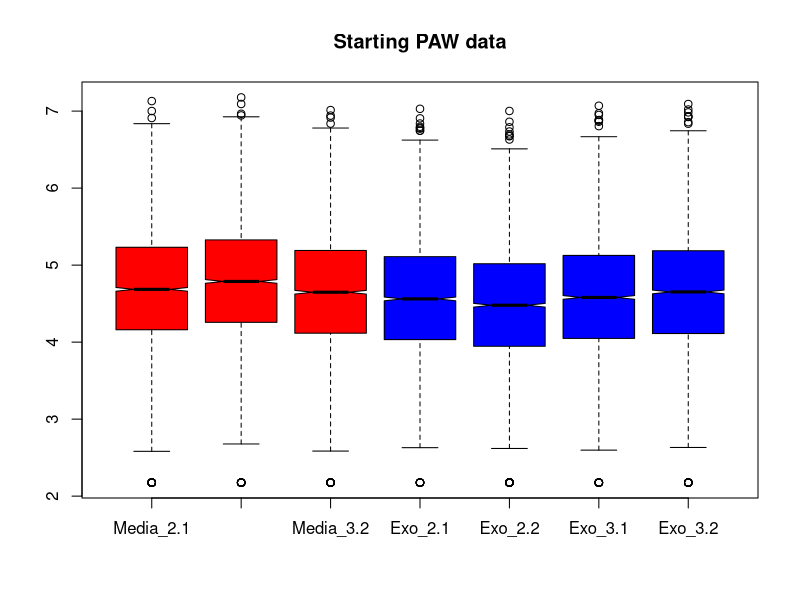
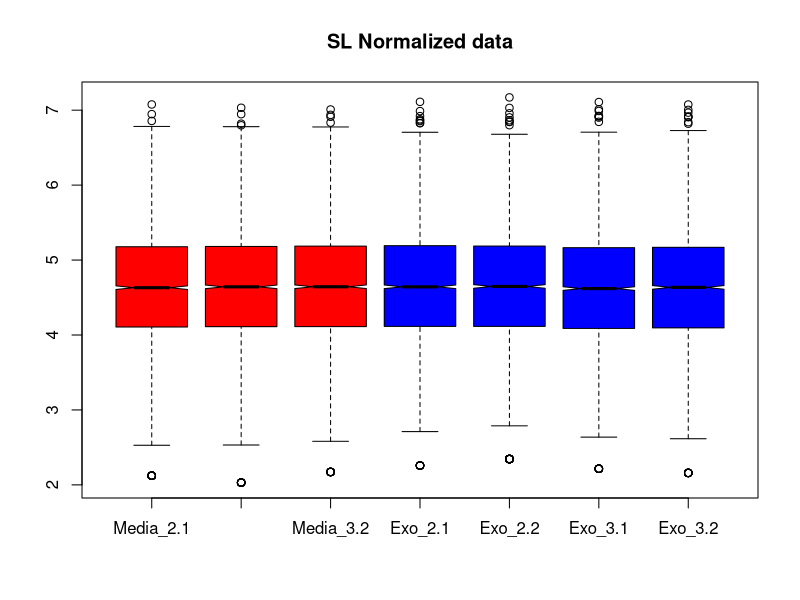
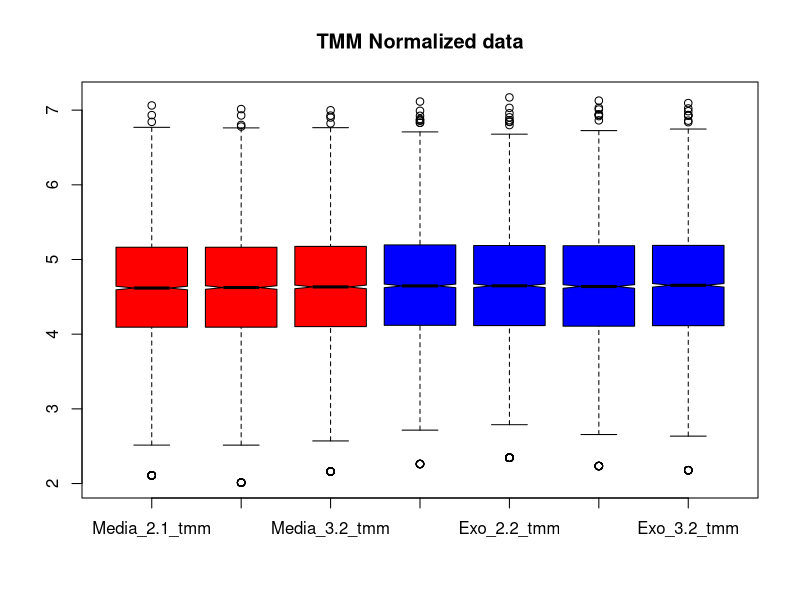
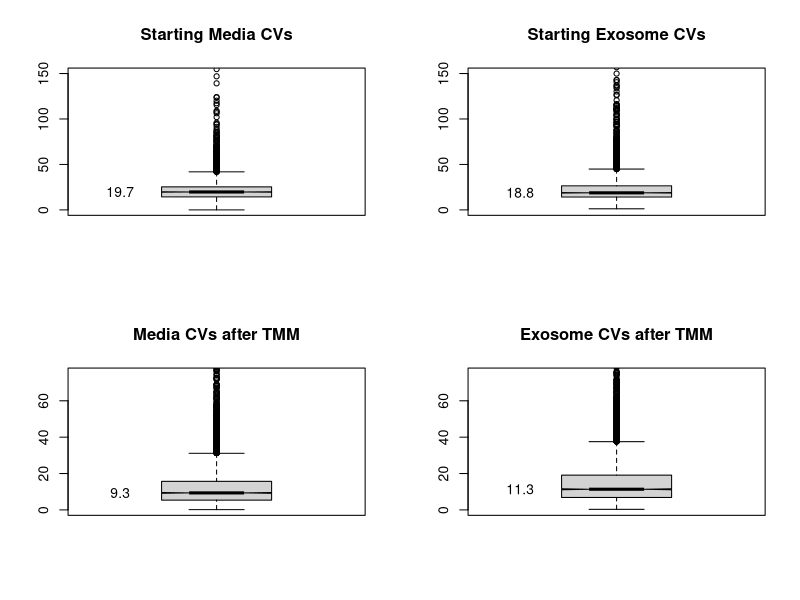
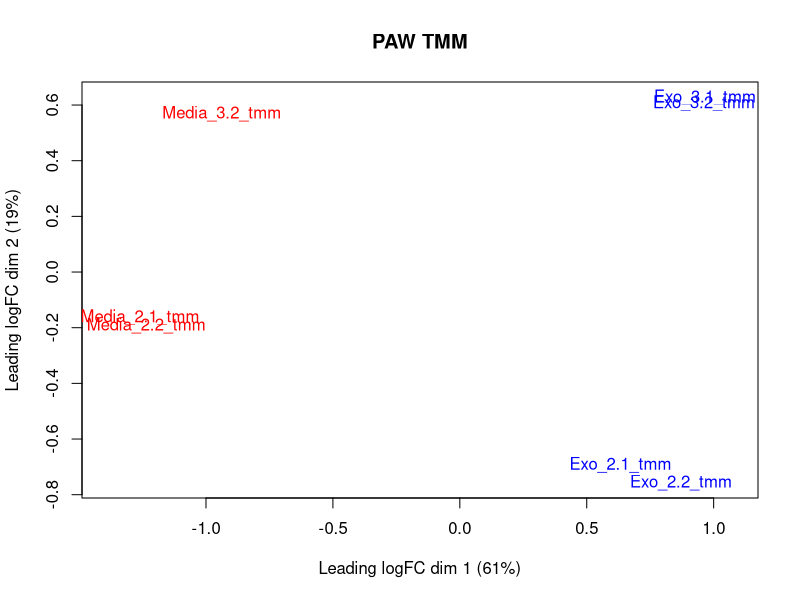
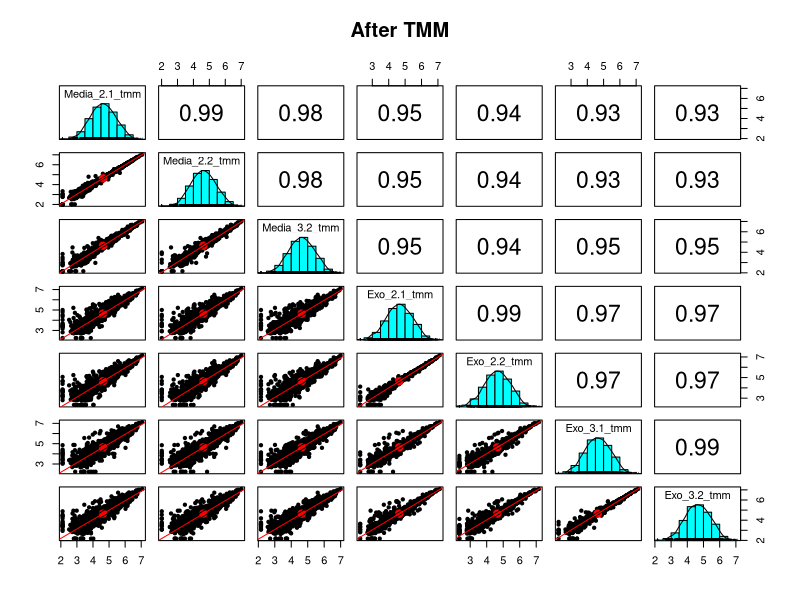
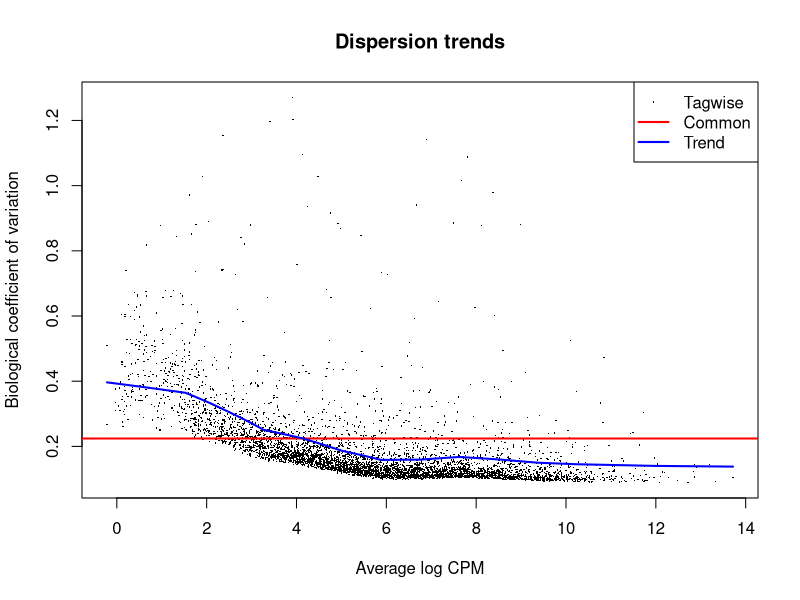
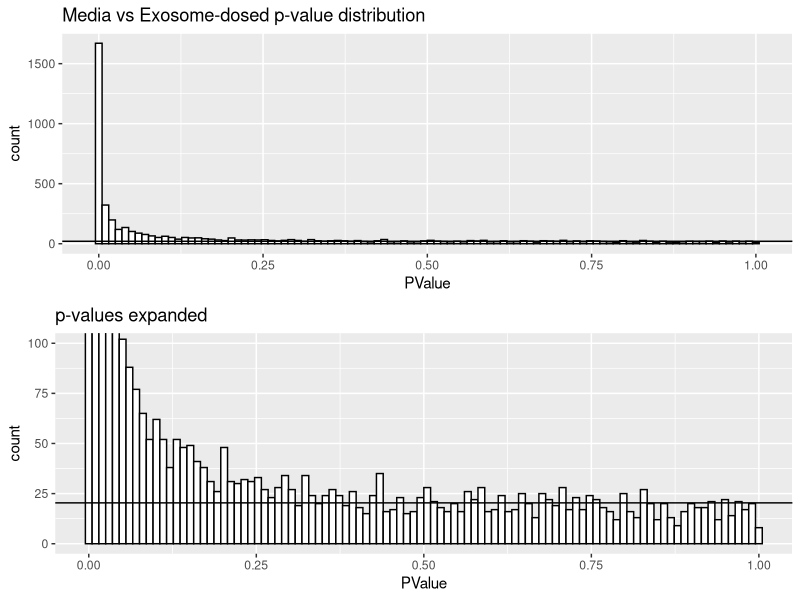

Generate these figures, in order, with R:

# load libraries
library("tidyverse")
library("psych")
library("gridExtra")
library("scales")
library("limma") 
library("edgeR") 

# read the grouped protein summary file
paw_raw <- read_tsv("grouped_protein_summary_TMT_8_sorted.txt", skip = 4,
                    n_max = 5427, guess_max = 5427)

# extract protein accession column and TMT data
# need to exclude any rows with an entry in "Filter" column
# there are also 4 unused channels (of 11-plex slots)
paw_tmt <- paw_raw %>% 
  filter(., is.na(Filter)) %>%
  select(Accession, starts_with("TotInt_")) %>%
  select(-contains("127N"), -contains("128N"), -contains("130N"), -contains("131C"))

# separate accessions from the data
accession <- paw_tmt$Accession
paw_tmt <- paw_tmt %>% select(-Accession)

# rename the columns and gather the conditions
colnames(paw_tmt) <- c("Media_2.1", "Exo_2.1", "Exo_2.2", "Media_2.2",
                      "Exo_3.1", "Exo_3.2", "Media_3.2")
paw_tmt <- paw_tmt %>% select(contains("Media"), contains("Exo"))

head(paw_tmt)
nrow(paw_tmt)

counts <- 1:nrow(paw_tmt) # create vector of appropriate length
for(i in 1:nrow(paw_tmt)){
    # TRUE will be coerced to 1 for the summing
    counts[i] <- sum(paw_tmt[i, ] == 150)
}
table(counts) # create the summary

# let's see what the starting data look like
color = c(rep("red", 3), rep("blue", 4))
boxplot(log10(paw_tmt), col = color, notch = TRUE, main = "Starting PAW data")

SL_Norm <- function(df, color = NULL, plot = TRUE) {
    # This makes each channel sum to the average grand total
        # df - data frame of TMT intensities
        # returns a new data frame with normalized values
    
    # compute scaling factors to make colsums match the average sum
    norm_facs <- mean(c(colSums(df))) / colSums(df)
    cat("SL Factors:\n", sprintf("%-5s -> %f\n", colnames(df), norm_facs))
    df_sl  <- sweep(df, 2, norm_facs, FUN = "*")
    
    # visualize results and return data frame
    if(plot == TRUE) {
        boxplot(log10(df_sl), col = color, notch = TRUE, main = "SL Normalized data")
    }
    df_sl
}

# SL norm the tmt data
paw_tmt_sl <- SL_Norm(paw_tmt, color)

print("Before:")
format(round(colSums(paw_tmt), digits = 0), big.mark = ",")
print("After:")
format(round(colSums(paw_tmt_sl), digits = 0), big.mark = ",")

# load data into DGEList object
group <- c(rep("media", 3), rep("exosome", 4))
y <- DGEList(counts = paw_tmt, group = group, genes = accession)
y$samples

# run the TMM normalization
y <- calcNormFactors(y)

# check what happened to the normalization factors
y$samples

apply_tmm_factors <- function(y, color = NULL, plot = TRUE) {
    # computes the tmm normalized data from the DGEList object
        # y - DGEList object
        # returns a dataframe with normalized intensities
    
    # compute grand total (library size) scalings
    lib_facs <- mean(y$samples$lib.size) / y$samples$lib.size

    # the TMM factors are library adjustment factors (so divide by them)
    norm_facs <- lib_facs / y$samples$norm.factors
    cat("Overall Factors (lib.size+TMM):\n", sprintf("%-5s -> %f\n", 
                                                     colnames(y$counts), norm_facs))

    # compute the normalized data as a new data frame
    tmt_tmm <- as.data.frame(sweep(y$counts, 2, norm_facs, FUN = "*"))
    colnames(tmt_tmm) <- str_c(colnames(y$counts), "_tmm")
    
    # visualize results and return data frame
    if(plot == TRUE) {
        boxplot(log10(tmt_tmm), col = color, notch = TRUE, main = "TMM Normalized data")
    }
    tmt_tmm
}

# get the normalized data values
paw_tmt_tmm <- apply_tmm_factors(y, color)

head(paw_tmt_tmm)

print("After TMM:")
format(round(colSums(paw_tmt_tmm), digits = 0), big.mark = ",")

# define variables for the columns in each condition
M <- 1:3
E <- 4:7

CV <- function(df) {
    # Computes CVs of data frame rows
        # df - data frame, 
        # returns vector of CVs (%)
    ave <- rowMeans(df)    # compute averages
    sd <- apply(df, 1, sd) # compute standard deviations
    cv <- 100 * sd / ave   # compute CVs in percent (last thing gets returned)
}

labeled_boxplot <- function(df, ylim, title) {
    # Makes a box plot with the median value labeled
        # df - data frame with data to compute CVs of
        # ylim - upper limit for y-axis
        # title - plot title
    cv = CV(df)
    boxplot(cv, ylim = c(0, ylim), notch = TRUE, main = title)
    text(x = 0.65, y = boxplot.stats(cv)$stats[3], 
         labels = round(boxplot.stats(cv)$stats[3], 1))
}

# compare CV distributions
par(mfrow = c(2, 2))
labeled_boxplot(paw_tmt[M], ylim = 150, title = "Starting Media CVs")
labeled_boxplot(paw_tmt[E], ylim = 150, title = "Starting Exosome CVs")
labeled_boxplot(paw_tmt_tmm[M], ylim = 75, title = "Media CVs after TMM")
labeled_boxplot(paw_tmt_tmm[E], ylim = 75, title = "Exosome CVs after TMM")
par(mfrow = c(1, 1))

# see how things cluster after we have normalized data
plotMDS(log2(paw_tmt_tmm), col = c(rep("red", 3), rep("blue", 4)), main = "PAW TMM")

# scatter plots within groups and betwen groups
pairs.panels(log10(paw_tmt_tmm), lm = TRUE, main = "After TMM")

# we need to get dispersion estimates
y <- estimateDisp(y)
plotBCV(y, main = "Dispersion trends")

collect_results <- function(df, tt, x, xlab, y, ylab) {
    # Computes new columns and extracts some columns to make results frame
        # df - data in data.frame
        # tt - top tags from edgeR test
        # x - columns for first condition
        # xlab - label for x
        # y - columns for second condition
        # ylab - label for y
        # returns a new dataframe
    
    # condition average vectors
    ave_x <- rowMeans(df[x])
    ave_y <- rowMeans(df[y])
    
    # FC, direction, candidates
    fc <- ifelse(ave_y > ave_x, (ave_y / ave_x), (-1 * ave_x / ave_y))
    direction <- ifelse(ave_y > ave_x, "up", "down")
    candidate <- cut(tt$FDR, breaks = c(-Inf, 0.01, 0.05, 0.10, 1.0), 
                     labels = c("high", "med", "low", "no"))

    # make data frame
    temp <- cbind(df[c(x, y)], data.frame(logFC = tt$logFC, FC = fc, 
                                          PValue = tt$PValue, FDR = tt$FDR, 
                                          ave_x = ave_x, ave_y = ave_y, 
                                          direction = direction, candidate = candidate, 
                                          Acc = tt$genes)) 
    
    # fix column headers for averages
    names(temp)[names(temp) %in% c("ave_x", "ave_y")]  <- str_c("ave_", c(xlab, ylab))    
    
    temp # return the data frame
}

# compute the exact test models, p-values, FC, etc.
et <- exactTest(y, pair = c("media", "exosome"))

# make the results table 
tt <- topTags(et, n = Inf, sort.by = "none")$table
med_exo <- collect_results(paw_tmt_tmm, tt, M, "med", E, "exo")

pvalue_plots <- function(results, ylim, title) {
    # Makes p-value distribution plots
        # results - results data frame
        # ylim - ymax for expanded view
        # title - plot title
    p_plot <- ggplot(results, aes(PValue)) + 
        geom_histogram(bins = 100, fill = "white", color = "black") +
        geom_hline(yintercept = mean(hist(results$PValue, breaks = 100, 
                                     plot = FALSE)$counts[26:100]))

    # we will need an expanded plot
    p1 <- p_plot + ggtitle(str_c(title, " p-value distribution"))
    p2 <- p_plot + coord_cartesian(xlim = c(0, 1.0), ylim = c(0, ylim)) + 
        ggtitle("p-values expanded")
    grid.arrange(p1, p2, nrow = 2) # from gridExtra package
}

# check the p-value distrubution
pvalue_plots(med_exo, 100, "Media vs Exosome-dosed")

# see how many up and down candidates (10% FDR)
summary(decideTests(et, p.value = 0.10))

# see which proteins have the smallest p-values
topTags(et)$table

# see how many candidates are in each category
med_exo %>% count(candidate)

log2FC_plots <- function(results, range, title) {
    # Makes faceted log2FC plots by candidate
        # results - results data frame
        # range - plus/minus log2 x-axis limits
        # title - plot title
    ggplot(results, aes(x = logFC, fill = candidate)) +
        geom_histogram(binwidth=0.1, color = "black") +
        facet_wrap(~candidate) +
        ggtitle(title) + 
        coord_cartesian(xlim = c(-range, range))
}

# can look at log2FC distributions as a check
log2FC_plots(med_exo, 3, "LogFC by candidate for Media vs Exosome-dosed")

transform <- function(results, x, y) {
    # Make data frame with some transformed columns
        # results - results data frame
        # x - columns for x condition
        # y - columns for y condition
        # return new data frame
    df <- data.frame(log10((results[x] + results[y])/2), 
                     log2(results[y] / results[x]), 
                     results$candidate,
                     -log10(results$FDR))
    colnames(df) <- c("A", "M", "candidate", "P")
    
    df # return the data frame
}

MA_plots <- function(results, x, y, title, make_facet = TRUE) {
    # makes MA-plot DE candidate ggplots
        # results - data frame with edgeR results and some condition average columns
        # x - string for x-axis column
        # y - string for y-axis column
        # title - title string to use in plots
        # make_facet - flag to plot facet views
        # returns a list of plots 
    
    # uses transformed data
    temp <- transform(results, x, y)
    
    # 2-fold change lines
    ma_lines <- list(geom_hline(yintercept = 0.0, color = "black"),
                     geom_hline(yintercept = 1.0, color = "black", linetype = "dotted"),
                     geom_hline(yintercept = -1.0, color = "black", linetype = "dotted"))

    # make main MA plot
    ma <- ggplot(temp, aes(x = A, y = M)) +
        geom_point(aes(color = candidate, shape = candidate)) +
        scale_y_continuous(paste0("logFC (", y, "/", x, ")")) +
        scale_x_continuous("Ave_intensity") +
        ggtitle(title) + 
        ma_lines
    
    # make separate MA plots
    if (make_facet == TRUE) {
        ma_facet <- ggplot(temp, aes(x = A, y = M)) +
            geom_point(aes(color = candidate, shape = candidate)) +
            scale_y_continuous(paste0("log2 FC (", y, "/", x, ")")) +
            scale_x_continuous("log10 Ave_intensity") +
            ma_lines +
            facet_wrap(~ candidate) +
            ggtitle(str_c(title, " (separated)"))
    }

    # make the plots visible
    print(ma)
    if (make_facet == TRUE) {
        print(ma_facet)
    }
}    

# MA plots of DE candidates
MA_plots(med_exo, "ave_med", "ave_exo", "Media versus exosome-dosed")

scatter_plots <- function(results, x, y, title, make_facet = TRUE) {
    # makes scatter-plot DE candidate ggplots
        # results - data frame with edgeR results and some condition average columns
        # x - string for x-axis column
        # y - string for y-axis column
        # title - title string to use in plots
        # make_facet - flag to plot facet views
        # returns a list of plots
    
    # 2-fold change lines
    scatter_lines <- list(geom_abline(intercept = 0.0, slope = 1.0, color = "black"),
                          geom_abline(intercept = 0.301, slope = 1.0, color = "black", linetype = "dotted"),
                          geom_abline(intercept = -0.301, slope = 1.0, color = "black", linetype = "dotted"),
                          scale_y_log10(),
                          scale_x_log10())

    # make main scatter plot
    scatter <- ggplot(results, aes_string(x, y)) +
        geom_point(aes(color = candidate, shape = candidate)) +
        ggtitle(title) + 
        scatter_lines

    # make separate scatter plots
    if (make_facet == TRUE) {
        scatter_facet <- ggplot(results, aes_string(x, y)) +
            geom_point(aes(color = candidate, shape = candidate)) +
            scatter_lines +
            facet_wrap(~ candidate) +
            ggtitle(str_c(title, " (separated)")) 
    }

    # make the plots visible
    print(scatter)
    if (make_facet == TRUE) {
        print(scatter_facet)
    }
}

scatter_plots(med_exo, "ave_med", "ave_exo", "Media versus exosome-dosed")

volcano_plot <- function(results, x, y, title, ymax) {
    # makes a volcano plot
        # results - a data frame with edgeR results
        # x - string for the x-axis column
        # y - string for y-axis column
        # ymax - upper limit for y-axis
        # title - plot title string
    
    # uses transformed data
    temp <- transform(results, x, y)
    
    # build the plot
    ggplot(temp, aes(x = M, y = P)) +
        geom_point(aes(color = candidate, shape = candidate)) +
        xlab("log2 FC") +
        ylab("-log10 FDR") +
        coord_cartesian(xlim = c(-5, 5), ylim = c(0, ymax)) + 
        ggtitle(str_c(title, " Volcano Plot"))
}

# finally, a volcano plot
volcano_plot(med_exo, "ave_med", "ave_exo", "Media versus exosome-dosed", 50)

# function to extract the identifier part of the accesssion
get_identifier <- function(accession) {
    identifier <- str_split(accession, "\\|", simplify = TRUE)
    identifier[,3]
}

set_plot_dimensions <- function(width_choice, height_choice) {
    options(repr.plot.width=width_choice, repr.plot.height=height_choice)
}

plot_top_tags <- function(results, nleft, nright, top_tags) {
    # results should have data first, then test results (two condition summary table)
    # nleft, nright are number of data points in each condition
    # top_tags is number of up and number of down top DE candidates to plot
    # get top up-regulated
    up <- results %>% 
        filter(logFC >= 0) %>%
        arrange(FDR)
    up <- up[1:top_tags, ]
    
    # get top down-regulated
    down <- results %>% 
        filter(logFC < 0) %>%
        arrange(FDR)
    down <- down[1:top_tags, ]
    
    # pack them
    proteins <- rbind(up, down)
        
    color = c(rep("red", nleft), rep("blue", nright))
    for (row_num in 1:nrow(proteins)) {
        row <- proteins[row_num, ]
        vec <- as.vector(unlist(row[1:(nleft + nright)]))
        names(vec) <- colnames(row[1:(nleft + nright)])
        title <- str_c(get_identifier(row$Acc), ", int: ", scientific(mean(vec), 2), 
                       ", p-val: ", scientific(row$FDR, digits = 3), 
                       ", FC: ", round(row$FC, digits = 1))
        barplot(vec, col = color, main = title)
    }    
}

# plot the top 20 up and 20 down proteins
set_plot_dimensions(7, 4)
plot_top_tags(med_exo, 3, 4, 20)
set_plot_dimensions(7, 7)

# save the testing results
write.table(med_exo, file = "KUR1502_results.txt", sep = "\t",
            row.names = FALSE, na = " ")

# log the session
sessionInfo()
